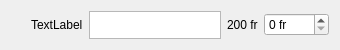
<?xml version="1.0" encoding="UTF-8"?>
<ui version="4.0">
 <class>KeyframeItem</class>
 <widget class="QWidget" name="KeyframeItem">
  <property name="geometry">
   <rect>
    <x>0</x>
    <y>0</y>
    <width>340</width>
    <height>50</height>
   </rect>
  </property>
  <property name="sizePolicy">
   <sizepolicy hsizetype="Expanding" vsizetype="Fixed">
    <horstretch>0</horstretch>
    <verstretch>0</verstretch>
   </sizepolicy>
  </property>
  <property name="windowTitle">
   <string>Form</string>
  </property>
  <layout class="QHBoxLayout" name="horizontalLayout">
   <item>
    <spacer name="horizontalSpacer">
     <property name="orientation">
      <enum>Qt::Horizontal</enum>
     </property>
     <property name="sizeType">
      <enum>QSizePolicy::Fixed</enum>
     </property>
     <property name="sizeHint" stdset="0">
      <size>
       <width>20</width>
       <height>20</height>
      </size>
     </property>
    </spacer>
   </item>
   <item>
    <widget class="QLabel" name="lblName">
     <property name="sizePolicy">
      <sizepolicy hsizetype="Expanding" vsizetype="Preferred">
       <horstretch>0</horstretch>
       <verstretch>0</verstretch>
      </sizepolicy>
     </property>
     <property name="text">
      <string>TextLabel</string>
     </property>
    </widget>
   </item>
   <item>
    <widget class="QPlainTextEdit" name="txtName">
     <property name="maximumSize">
      <size>
       <width>16777215</width>
       <height>28</height>
      </size>
     </property>
     <property name="verticalScrollBarPolicy">
      <enum>Qt::ScrollBarAlwaysOff</enum>
     </property>
    </widget>
   </item>
   <item>
    <widget class="QLabel" name="lblFrames">
     <property name="sizePolicy">
      <sizepolicy hsizetype="Preferred" vsizetype="Preferred">
       <horstretch>0</horstretch>
       <verstretch>0</verstretch>
      </sizepolicy>
     </property>
     <property name="maximumSize">
      <size>
       <width>100</width>
       <height>16777215</height>
      </size>
     </property>
     <property name="text">
      <string>200 fr</string>
     </property>
    </widget>
   </item>
   <item>
    <widget class="QSpinBox" name="spnFrames">
     <property name="suffix">
      <string> fr</string>
     </property>
     <property name="maximum">
      <number>3000</number>
     </property>
    </widget>
   </item>
  </layout>
 </widget>
 <resources/>
 <connections/>
</ui>
